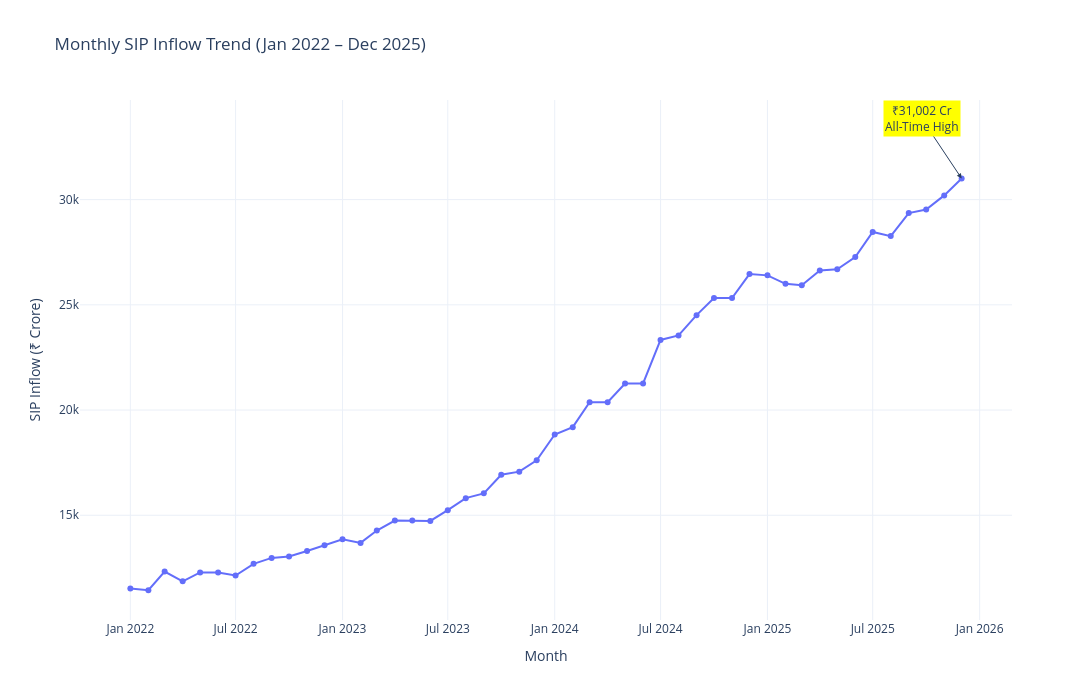

Notebook cell for this chart:
### Code cell
fig.add_annotation(
    x=max_row["month"].strftime("%Y-%m-%d"),
    y=float(max_row["sip_inflow_crore"]),
    text=f"₹{max_row['sip_inflow_crore']:,.0f} Cr<br>All-Time High",
    showarrow=True,
    arrowhead=2,
    ax=-40,
    ay=-60,
    bgcolor="yellow"
)
fig.update_layout(
    template="plotly_white",
    width=1400,
    height=700,
    xaxis_title="Month",
    yaxis_title="SIP Inflow (₹ Crore)"
)
fig.write_image("../reports/sip_inflow_trend.png")

fig.show()

### Figure 1 — Plotly figure (JSON) as saved in the notebook; plotly's stock layout.template omitted (floating-point values rounded to 4 significant figures)
{"data": [{"hovertemplate": "month=%{x}<br>sip_inflow_crore=%{y}<extra></extra>", "legendgroup": "", "line": {"color": "#636efa", "dash": "solid"}, "marker": {"symbol": "circle"}, "mode": "lines+markers", "name": "", "orientation": "v", "showlegend": false, "type": "scatter", "x": ["2022-01-01T00:00:00", "2022-02-01T00:00:00", "2022-03-01T00:00:00", "2022-04-01T00:00:00", "2022-05-01T00:00:00", "2022-06-01T00:00:00", "2022-07-01T00:00:00", "2022-08-01T00:00:00", "2022-09-01T00:00:00", "2022-10-01T00:00:00", "2022-11-01T00:00:00", "2022-12-01T00:00:00", "2023-01-01T00:00:00", "2023-02-01T00:00:00", "2023-03-01T00:00:00", "2023-04-01T00:00:00", "2023-05-01T00:00:00", "2023-06-01T00:00:00", "2023-07-01T00:00:00", "2023-08-01T00:00:00", "2023-09-01T00:00:00", "2023-10-01T00:00:00", "2023-11-01T00:00:00", "2023-12-01T00:00:00", "2024-01-01T00:00:00", "2024-02-01T00:00:00", "2024-03-01T00:00:00", "2024-04-01T00:00:00", "2024-05-01T00:00:00", "2024-06-01T00:00:00", "2024-07-01T00:00:00", "2024-08-01T00:00:00", "2024-09-01T00:00:00", "2024-10-01T00:00:00", "2024-11-01T00:00:00", "2024-12-01T00:00:00", "2025-01-01T00:00:00", "2025-02-01T00:00:00", "2025-03-01T00:00:00", "2025-04-01T00:00:00", "2025-05-01T00:00:00", "2025-06-01T00:00:00", "2025-07-01T00:00:00", "2025-08-01T00:00:00", "2025-09-01T00:00:00", "2025-10-01T00:00:00", "2025-11-01T00:00:00", "2025-12-01T00:00:00"], "xaxis": "x", "y": [11517, 11438, 12328, 11863, 12286, 12276, 12140, 12694, 12976, 13040, 13306, 13573, 13856, 13687, 14276, 14749, 14749, 14734, 15245, 15814, 16042, 16928, 17073, 17610, 18838, 19187, 20371, 20371, 21262, 21262, 23332, 23547, 24509, 25323, 25320, 26459, 26400, 25999, 25926, 26632, 26688, 27274, 28464, 28265, 29361, 29529, 30200, 31002], "yaxis": "y"}], "layout": {"annotations": [{"arrowhead": 2, "ax": -40, "ay": -60, "bgcolor": "yellow", "showarrow": true, "text": "₹31,002 Cr<br>All-Time High", "x": "2025-12-01", "y": 31002}], "height": 700, "legend": {"tracegroupgap": 0}, "title": {"text": "Monthly SIP Inflow Trend (Jan 2022 – Dec 2025)"}, "width": 1400, "xaxis": {"anchor": "y", "domain": [0, 1], "title": {"text": "Month"}}, "yaxis": {"anchor": "x", "domain": [0, 1], "title": {"text": "SIP Inflow (₹ Crore)"}}}}
